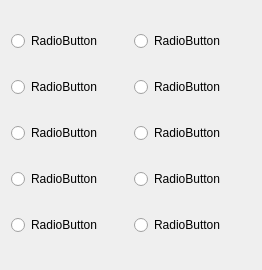
<?xml version="1.0" encoding="UTF-8"?>
<ui version="4.0">
 <class>RadioButtonDialog</class>
 <widget class="QDialog" name="RadioButtonDialog">
  <property name="geometry">
   <rect>
    <x>0</x>
    <y>0</y>
    <width>262</width>
    <height>270</height>
   </rect>
  </property>
  <property name="windowTitle">
   <string>Dialog</string>
  </property>
  <layout class="QHBoxLayout" name="horizontalLayout">
   <item>
    <layout class="QVBoxLayout" name="verticalLayout">
     <item>
      <widget class="QRadioButton" name="radioButton">
       <property name="text">
        <string>RadioButton</string>
       </property>
      </widget>
     </item>
     <item>
      <widget class="QRadioButton" name="radioButton_2">
       <property name="text">
        <string>RadioButton</string>
       </property>
      </widget>
     </item>
     <item>
      <widget class="QRadioButton" name="radioButton_3">
       <property name="text">
        <string>RadioButton</string>
       </property>
      </widget>
     </item>
     <item>
      <widget class="QRadioButton" name="radioButton_4">
       <property name="text">
        <string>RadioButton</string>
       </property>
      </widget>
     </item>
     <item>
      <widget class="QRadioButton" name="radioButton_5">
       <property name="text">
        <string>RadioButton</string>
       </property>
      </widget>
     </item>
    </layout>
   </item>
   <item>
    <layout class="QVBoxLayout" name="verticalLayout_2">
     <item>
      <widget class="QRadioButton" name="radioButton_7">
       <property name="text">
        <string>RadioButton</string>
       </property>
      </widget>
     </item>
     <item>
      <widget class="QRadioButton" name="radioButton_9">
       <property name="text">
        <string>RadioButton</string>
       </property>
      </widget>
     </item>
     <item>
      <widget class="QRadioButton" name="radioButton_6">
       <property name="text">
        <string>RadioButton</string>
       </property>
      </widget>
     </item>
     <item>
      <widget class="QRadioButton" name="radioButton_10">
       <property name="text">
        <string>RadioButton</string>
       </property>
      </widget>
     </item>
     <item>
      <widget class="QRadioButton" name="radioButton_8">
       <property name="text">
        <string>RadioButton</string>
       </property>
      </widget>
     </item>
    </layout>
   </item>
  </layout>
 </widget>
 <resources/>
 <connections/>
</ui>
